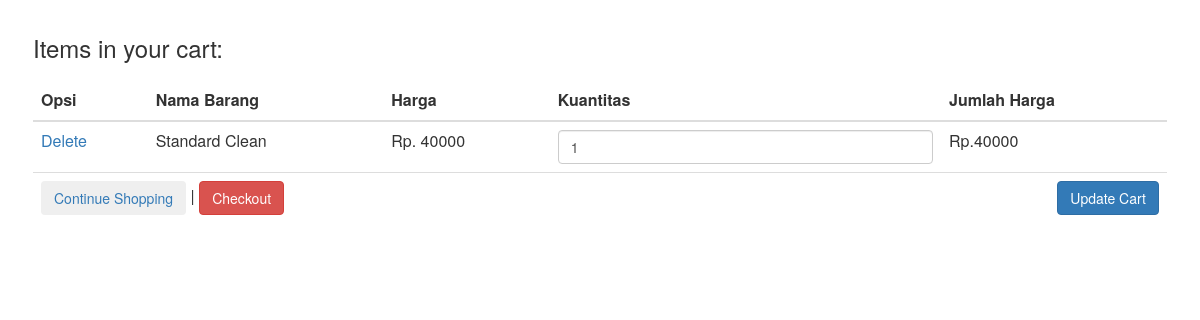
The page /keranjang.php?kode=10 on the database its author committed.
### tables this page shows
CREATE TABLE `item_produk` (
  `kode` varchar(10) NOT NULL,
  `layanan` varchar(500) NOT NULL,
  `waktu` varchar(30) NOT NULL,
  `harga` int(11) NOT NULL,
  `id_foto` int(11) NOT NULL
);

### keranjang.php (the view, shortened to what this page needs)
<?php include 'support.php' ?>
<?php
	require 'koneksi.php';
	if(isset($_GET['kode']) && !isset($_POST['update']))  {
		$sql = "SELECT * FROM item_produk WHERE kode=".$_GET['kode'];
		$result = mysqli_query($koneksi, $sql);
	}
?>
<head>
</head>
<body>
	<div class="container" style="padding:15px 33px;">
		<form method="POST">
		    <div class="row">
		    	<div class="col">
			        <h3 class="mr-auto">Items in your cart:</h3>
		        </div>
		    </div>
		    <div class="row justify-content-md-center">
		    	<div class="col">
			        <div class="lebarcanvas" style="width: 100%; margin: 10px 0px">
			            <table class="table">
			                <thead  class="thead-dark">
								<tr>
									<th>Opsi</th>
									<th>Nama Barang</th>
									<th>Harga</th>
									<th>Kuantitas</th>
									<th>Jumlah Harga</th>
								</tr>
			                </thead>
			                <tbody>
								<?php
										$cart = unserialize(serialize($_SESSION['cart']));
									$index = 0;
									for($i=0; $i<count($cart); $i++){
								?>
								<tr>
									<td><a href="keranjang.php?index=<?php echo $index; ?>" onclick="return confirm('Apakah anda yakin menghapus?')" >Delete</a> </td>
									<td> <?php echo $cart[$i]->name; ?> </td>
									<td>Rp. <?php echo $cart[$i]->price; ?> </td>
									<td> <input type="number" class="form-control" min="1" value="<?php echo $cart[$i]->quantity; ?>" name="quantity[]"> </td>
									<td> Rp.<?php echo $cart[$i]->price * $cart[$i]->quantity; ?> </td>
								</tr>
								<?php
									$index++;
								} ?>
								<tr>
									<td colspan="3">
										<a href="Layanan.php"><button type="button" class="btn btn-light">Continue Shopping</button></a> | <a href="form.php"><button class="btn btn-danger" type="button">Checkout</button></a>
									</td>
									<td colspan="2" style="text-align:right; font-weight:bold">
											<input id="saveimg" class="btn btn-primary" type="submit" value="Update Cart"  name="update" alt="Save Button">
									</td>
								</tr>
							</tbody>
						</table>
					</div>
				</div>
			</div>
	</form>
	<br>
	</div>
</body>

### rows shown on the page
item_produk: layanan "Standard Clean", harga "40000", id_foto "1", $cart[$i]->price*$cart[$i]->quantity "40000"
